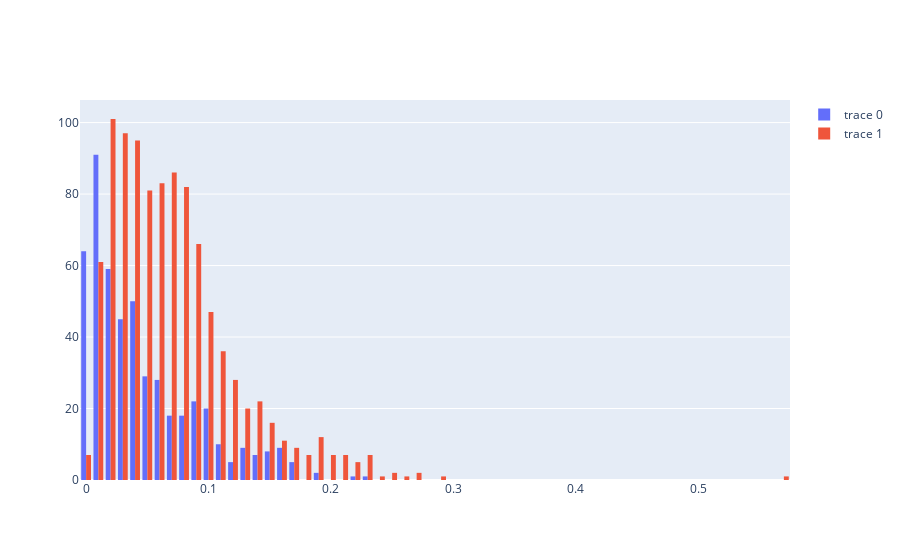

Notebook code cell kept with this figure:
### Code cell
fig = go.Figure()
fig.add_trace(
    go.Histogram(x=list(compute_harassment_frac(control_preds).values()))
)
fig.add_trace(
    go.Histogram(x=list(compute_harassment_frac(harasser_preds).values()))
)
fig.show()

### Figure 1 — Plotly figure (JSON) as saved in the notebook; plotly's stock layout.template omitted (floating-point values rounded to 4 significant figures; data arrays with more than 128 entries replaced by an {"elided": "..."} marker saying what was removed)
{"data": [{"type": "histogram", "x": {"elided": "501 float values"}}, {"type": "histogram", "x": {"elided": "1001 float values"}}], "layout": {}}
